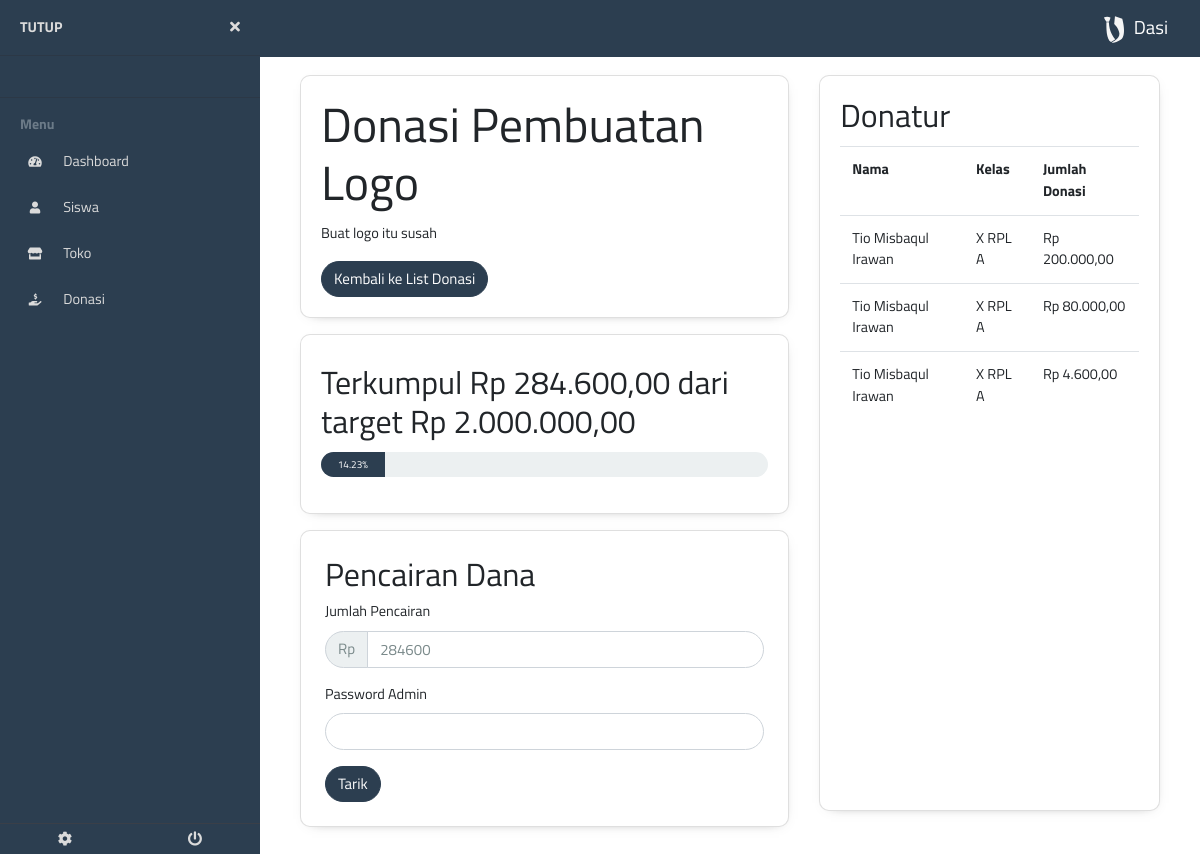
Screenshot of /admin/infodonasi.php?id_donasi=8 (signed in) with the database file from the repository.
### tables this page shows
CREATE TABLE `donation` (
  `id` int(11) NOT NULL,
  `id_sekolah` int(11) NOT NULL,
  `judul` varchar(255) NOT NULL,
  `deskripsi` longtext NOT NULL,
  `posted_by` int(11) NOT NULL COMMENT 'id admin',
  `target_donasi` bigint(20) NOT NULL,
  `terkumpul` bigint(20) NOT NULL DEFAULT '0',
  `status` enum('open','close') NOT NULL DEFAULT 'open'
);

CREATE TABLE `users_donation` (
  `id` int(11) NOT NULL,
  `id_sekolah` int(11) NOT NULL,
  `tanggal` timestamp NOT NULL DEFAULT CURRENT_TIMESTAMP,
  `donation_id` int(11) NOT NULL,
  `user_id` int(11) NOT NULL,
  `jumlah` bigint(20) NOT NULL,
  `private` tinyint(1) NOT NULL
);

CREATE TABLE `users` (
  `id` int(11) NOT NULL,
  `id_sekolah` int(11) NOT NULL,
  `tanggal_pendaftaran` timestamp NOT NULL DEFAULT CURRENT_TIMESTAMP,
  `nama` varchar(255) NOT NULL,
  `kelamin` enum('laki-laki','perempuan') NOT NULL,
  `email` varchar(255) NOT NULL,
  `level` varchar(255) NOT NULL DEFAULT 'siswa',
  `tingkatan` enum('I','II','III','IV','V','VI','VII','VIII','IX','X','XI','XII','XIII') NOT NULL,
  `jurusan` varchar(255) NOT NULL,
  `kelas` varchar(255) NOT NULL,
  `nisn` varchar(255) NOT NULL,
  `saldo` bigint(20) NOT NULL DEFAULT '0',
  `password` varchar(255) NOT NULL
);

### db/database.php (called while the page is built, shortened)
<?php
require __DIR__ . "/../process/utils.php";
class Database
{
    private $contHost = 'localhost';
    private $contnama = 'dasi';
    private $contUsernama = 'root';
    private $contUserPassword = '';
    private $cont  = null;
    public function __construct()
    {
        if ($this->cont == null) {
            try {
                $this->cont =  new PDO(
                    "mysql:host=" . $this->contHost .
                        ";" . "dbname=" . $this->contnama,
                    $this->contUsernama,
                    $this->contUserPassword
                );
                $this->cont->setAttribute(PDO::ATTR_ERRMODE, PDO::ERRMODE_EXCEPTION);
            } catch (PDOException $e) {
                die($e->getMessage());
            }
        }
        return $this->cont;
    }
    public function getDonation($id, $rettype)
    {
        try {
            $query = $this->cont->prepare(
                "SELECT * FROM donation WHERE id=:id"
            );
            $query->bindParam("id", $id, PDO::PARAM_STR);
            $query->execute();
            if ($query->rowCount() > 0) {
                return $query->fetch($rettype);
            }
        } catch (PDOException $e) {
            return false;
        }
    }
    public function getDonatur($id, $rettype)
    {
        try {
            $query = $this->cont->prepare(
                "SELECT users.nama, users.tingkatan, users.kelas,
                 users.jurusan, users_donation.jumlah, users_donation.private
                 FROM users_donation INNER JOIN users
                 ON users_donation.user_id = users.id
                 WHERE users_donation.donation_id=:id
                 ORDER BY tanggal DESC"
            );
            $query->bindParam("id", $id, PDO::PARAM_STR);
            $query->execute();
            if ($query->rowCount() > 0) {
                return $query->fetchAll($rettype);
            }
        } catch (PDOException $e) {
            return false;
        }
    }
}

### process/getAdminLoginData.php (called while the page is built, shortened)
<?php
require '../db/database.php';
$db = new Database();

### process/utils.php (called while the page is built, shortened)
<?php
function rupiah($angka)
{
    $hasil_rupiah = "Rp " . number_format($angka, 2, ',', '.');
    return $hasil_rupiah;
}

### admin/infodonasi.php (the view, shortened to what this page needs)
<!DOCTYPE html>
<html lang="en">
<head>
    <?php include "../component/helmet.php" ?>
    <?php include "../process/getAdminLoginData.php" ?>
    <?php
    $donationid = $_GET['id_donasi'];
    $res = $db->getDonation($donationid, PDO::FETCH_OBJ);
    ?>
</head>
<body>
    <?php include "../component/admin/sidebaropen.php" ?>
    <?php
    if (!$res) {
        echo "<h1>Tidak dapat menemukan donasi 404</h1>
        <a href='donasi.php' role='button' class='btn btn-primary btn-lg mt-3'>Kembali ke halaman list donasi</a>";
    } else {
        $percentage = number_format(($res->terkumpul / $res->target_donasi) * 100, 2, '.', '')
        ?>
    <div class="row">
        <div class="col-sm-7">
            <div class="card">
                <div class="card-body">
                    <h1 class="card-title"><?= ucwords($res->judul) ?></h1>
                    <p class="card-text"><?= $res->deskripsi ?></p>
                    <a href="donasi.php" role="button" class="btn btn-primary">Kembali ke List Donasi</a>
                </div>
            </div>
            <div class="card mt-3 mb-3">
                <div class="card-body mt-2">
                    <h3 class="card-title">Terkumpul <?= rupiah($res->terkumpul) ?> dari target <?= rupiah($res->target_donasi) ?></h3>
                    <div class="progress mb-3" style="height: 25px;">
                        <div class="progress-bar" role="progressbar" style="width: <?= $percentage ?>%;"><?= $percentage ?>%</div>
                    </div>
                </div>
            </div>
            <div class="card p-4 mt-3" id="tarik_tunai">
                <h3>Pencairan Dana</h3>
                <form action="../actions/pencairan_donasi.php" method="post">
                    <div class="form-group">
                        <label for="jumlah_penarikan">Jumlah Pencairan</label>
                        <div class="input-group">
                            <div class="input-group-prepend">
                                <span class="input-group-text">Rp</span>
                            </div>
                            <input type="number" class="form-control uang" name="nominal" id="jumlah_penarikan" min="1" max="<?= $res->terkumpul ?>" value="<?= $res->terkumpul ?>" required>
                        </div>
                    </div>
                    <div class="form-group">
                        <label for="password">Password Admin</label>
                        <input type="password" class="form-control" name="password" required>
                    </div>
                    <input type="submit" class="btn btn-primary" value="Tarik">
                </form>
            </div>
        </div>
        <div class="col-sm-5 mb-3">
            <div class="card h-100" id="card-wrapper">
                <div class="card-body">
                    <h3 class="card-title">Donatur</h3>
                    <?php
                    $donatur = $db->getDonatur($_GET['id_donasi'], PDO::FETCH_OBJ);
                    if ($donatur) {
                        ?>
                    <div class="table-wrapper-scroll-y table-scroll-v">
                        <table class="table">
                            <tr>
                                <th>Nama</th>
                                <th>Kelas</th>
                                <th>Jumlah Donasi</th>
                            </tr>
                            <?php
                            foreach ($donatur as $d) {
                                ?>
                            <tr>
                                <td><?= $d->private ? "-" : $d->nama ?></td>
                                <td><?= $d->private ? "-" : "$d->tingkatan $d->jurusan $d->kelas" ?></td>
                                <td data-sort="<?=$d->jumlah?>"><?= rupiah($d->jumlah) ?></td>
                            </tr>
                            <?php
                        }
                        ?>
                        </table>
                    </div>
                    <?php
                } else {
                    echo "<p class='card-text'>Belum ada donatur untuk saat ini, jadilah yang pertama!</p>";
                }
                ?>
                </div>
            </div>
        </div>
        <?php
    } ?>
    </div>
    </div>
    <?php include "../component/admin/sidebarclose.php" ?>
</body>
</html>

### styles/main.css (style rules this page uses)
body { margin: 0; height: 100%; font-family: "Titillium Web", sans-serif; }

### styles/sidebar.css (style rules this page uses)
body { font-size: 0.9rem; }

### admin/infodonasi.php (style rules this page uses)
.table-scroll-v { position: relative; overflow: auto; }
.table-wrapper-scroll-y { display: block; }

### rows the page displays
donation: judul "Donasi Pembuatan Logo", deskripsi "Buat logo itu susah", terkumpul "Rp 284.600,00", target_donasi "Rp 2.000.000,00", percentage "14.23", nominal "284600"
users_donation: user.nama "Tio Misbaqul Irawan", user.tingkatan "X", user.jurusan "RPL", user.kelas "A", jumlah "Rp 200.000,00"
users_donation: user.nama "Tio Misbaqul Irawan", user.tingkatan "X", user.jurusan "RPL", user.kelas "A", jumlah "Rp 80.000,00"
users_donation: user.nama "Tio Misbaqul Irawan", user.tingkatan "X", user.jurusan "RPL", user.kelas "A", jumlah "Rp 4.600,00"
